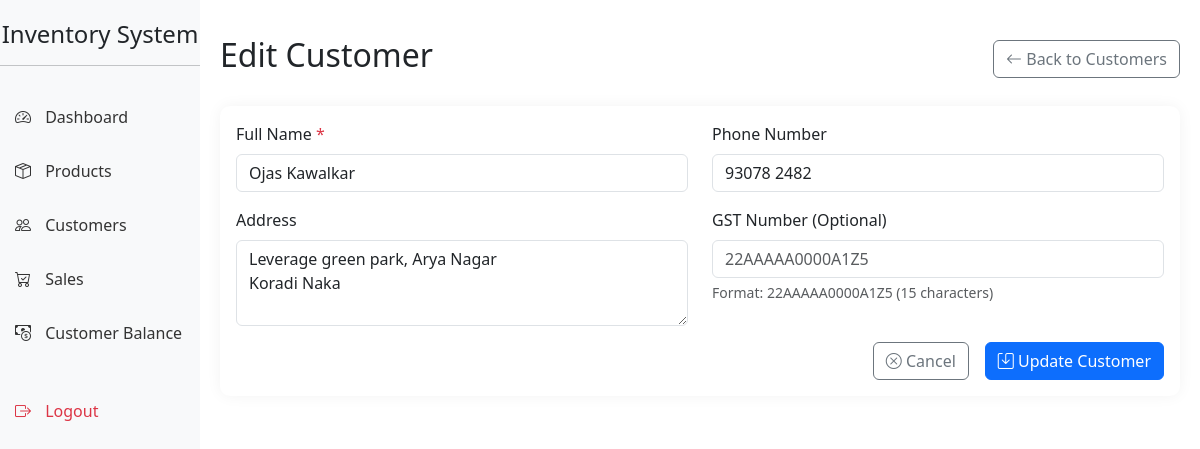
Screenshot of /customer/edit/1 (signed in) with the database file from the repository.
### app.py (models this page shows)
class Customer(db.Model):
    id = db.Column(db.Integer, primary_key=True)
    name = db.Column(db.String(100), nullable=False)
    phone = db.Column(db.String(20))
    address = db.Column(db.String(200))
    gst_number = db.Column(db.String(15))  # 15 characters for GSTIN format: 22AAAAA0000A1Z5
    balance = db.Column(db.Float, default=0.0)

### app.py (the view, shortened to what this page needs)
@app.route('/customer/edit/<int:customer_id>', methods=['GET', 'POST'])
@login_required
def edit_customer(customer_id):
    customer = db.session.get(Customer, customer_id)
    if not customer:
        flash('Customer not found!', 'error')
        return redirect(url_for('customers'))
    return render_template('edit_customer.html', customer=customer)

### app.py (called while the page is built)
@login_manager.user_loader
def load_user(user_id):
    return db.session.get(User, int(user_id))

### templates/edit_customer.html (shortened to what this page needs)
{% extends "base.html" %}
{% block content %}
<div class="d-flex justify-content-between flex-wrap flex-md-nowrap align-items-center pt-3 pb-2 mb-3">
    <h1 class="h2">Edit Customer</h1>
    <div class="btn-toolbar mb-2 mb-md-0">
        <a href="{{ url_for('customers') }}" class="btn btn-outline-secondary">
            <i class="bi bi-arrow-left"></i> Back to Customers
        </a>
    </div>
</div>
<div class="card">
    <div class="card-body">
        <form method="POST" action="{{ url_for('edit_customer', customer_id=customer.id) }}">
            <div class="row mb-3">
                <div class="col-md-6">
                    <label for="name" class="form-label">Full Name <span class="text-danger">*</span></label>
                    <input type="text" class="form-control" id="name" name="name" value="{{ customer.name }}" required>
                </div>
                <div class="col-md-6">
                    <label for="phone" class="form-label">Phone Number</label>
                    <input type="tel" class="form-control" id="phone" name="phone" value="{{ customer.phone or '' }}" placeholder="+91 XXXXXXXXXX">
                </div>
            </div>
            <div class="row mb-3">
                <div class="col-md-6">
                    <label for="address" class="form-label">Address</label>
                    <textarea class="form-control" id="address" name="address" rows="3">{{ customer.address or '' }}</textarea>
                </div>
                <div class="col-md-6">
                    <label for="gst_number" class="form-label">GST Number (Optional)</label>
                    <input type="text" class="form-control" id="gst_number" name="gst_number"
                           value="{{ customer.gst_number or '' }}"
                           placeholder="22AAAAA0000A1Z5"
                           pattern="^[0-9]{2}[A-Z]{5}[0-9]{4}[A-Z]{1}[1-9A-Z]{1}Z[0-9A-Z]{1}$"
                           title="Enter valid GSTIN (e.g., 22AAAAA0000A1Z5)">
                    <div class="form-text">Format: 22AAAAA0000A1Z5 (15 characters)</div>
                </div>
            </div>
            <div class="d-grid gap-2 d-md-flex justify-content-md-end">
                <a href="{{ url_for('customers') }}" class="btn btn-outline-secondary me-md-2">
                    <i class="bi bi-x-circle"></i> Cancel
                </a>
                <button type="submit" class="btn btn-primary">
                    <i class="bi bi-save"></i> Update Customer
                </button>
            </div>
        </form>
    </div>
</div>
{% endblock %}

### templates/base.html (style rules this page uses)
.card { margin-bottom: 20px; border: none; border-radius: 10px; box-shadow: 0 0 15px rgba(0,0,0,0.05); }

### rows the page displays
Customer: name "Ojas Kawalkar", phone "93078 2482", address "Leverage green park, Arya Nagar Koradi Naka"
